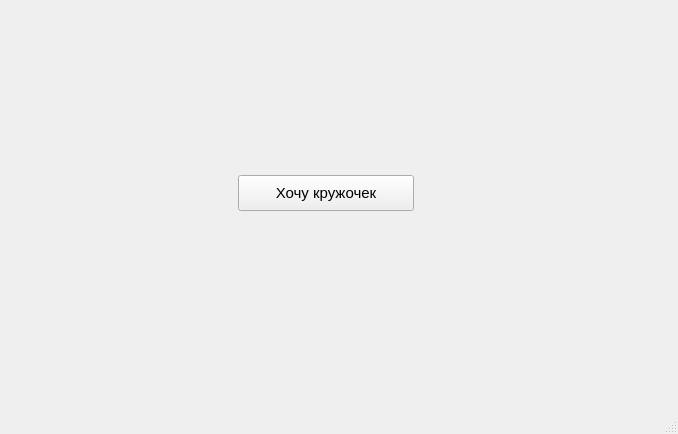
<?xml version="1.0" encoding="UTF-8"?>
<ui version="4.0">
 <class>MainWindow</class>
 <widget class="QMainWindow" name="MainWindow">
  <property name="geometry">
   <rect>
    <x>0</x>
    <y>0</y>
    <width>678</width>
    <height>434</height>
   </rect>
  </property>
  <property name="windowTitle">
   <string>MainWindow</string>
  </property>
  <widget class="QWidget" name="centralwidget">
   <widget class="QPushButton" name="pushButton">
    <property name="geometry">
     <rect>
      <x>238</x>
      <y>175</y>
      <width>176</width>
      <height>36</height>
     </rect>
    </property>
    <property name="font">
     <font>
      <pointsize>11</pointsize>
     </font>
    </property>
    <property name="text">
     <string>Хочу кружочек</string>
    </property>
   </widget>
  </widget>
  <widget class="QMenuBar" name="menubar">
   <property name="geometry">
    <rect>
     <x>0</x>
     <y>0</y>
     <width>678</width>
     <height>22</height>
    </rect>
   </property>
  </widget>
  <widget class="QStatusBar" name="statusbar"/>
 </widget>
 <resources/>
 <connections/>
</ui>
